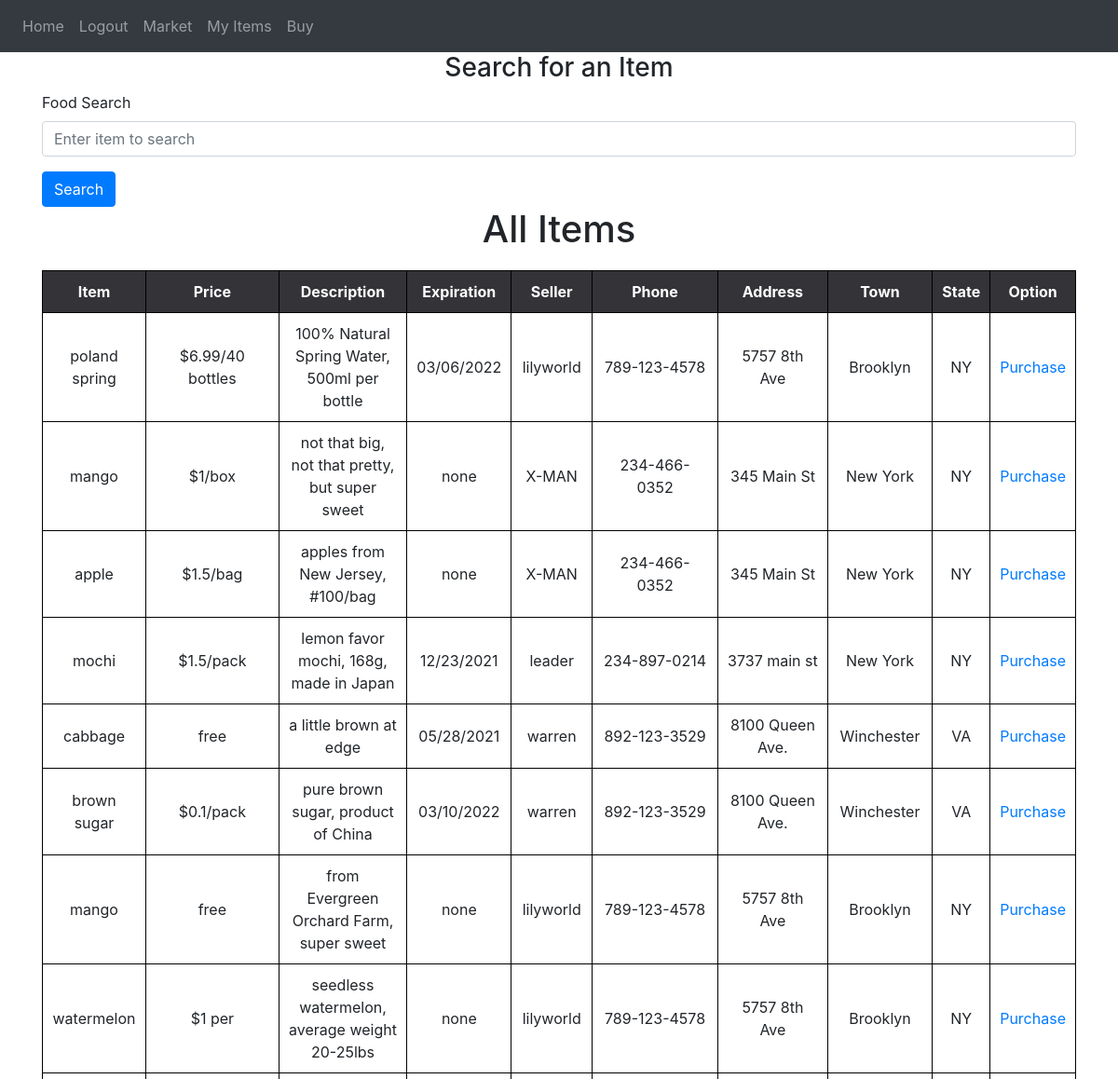
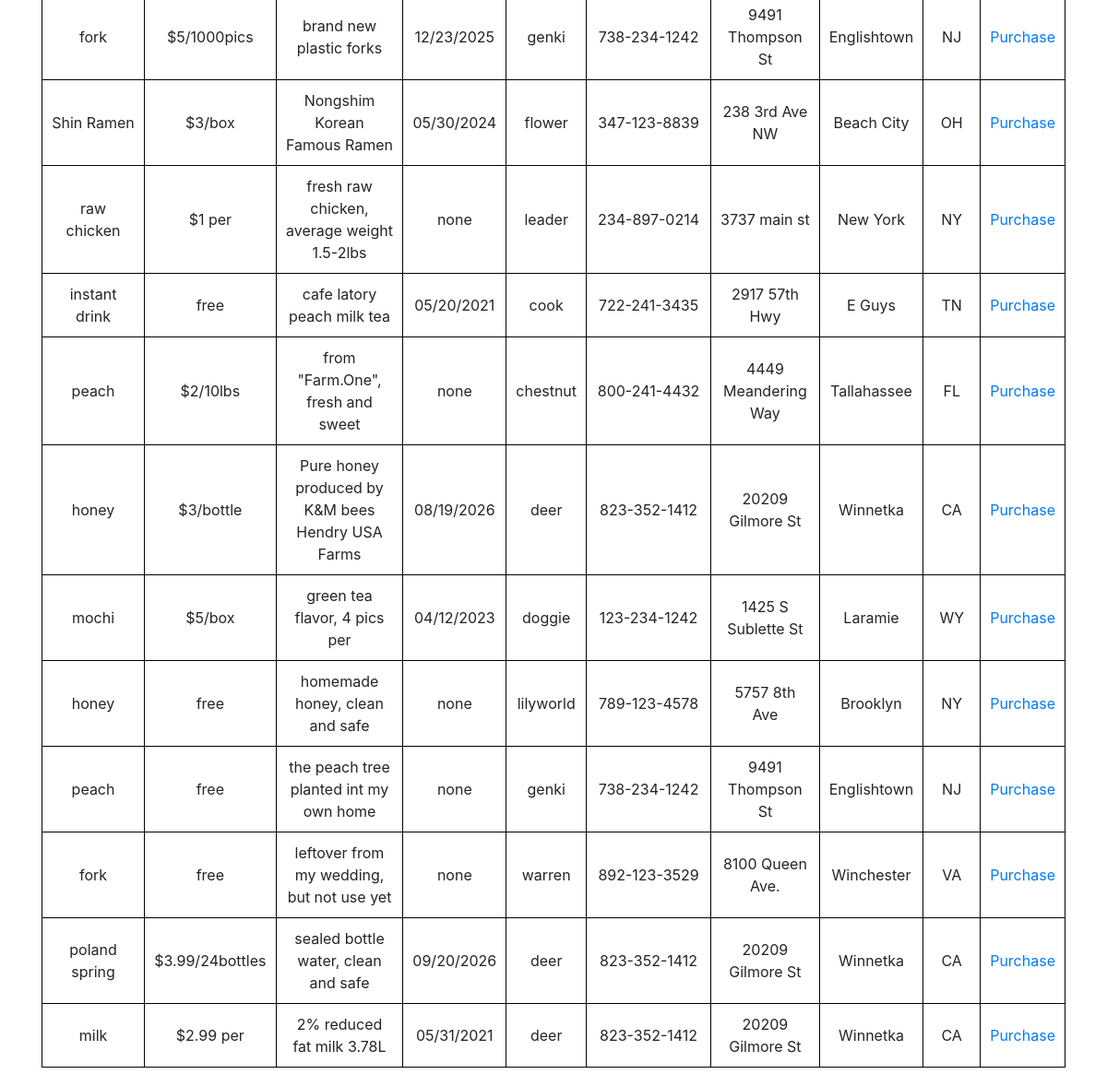
The app's page /market (signed in) with its own data (2 pictures, top to bottom).
### website/models.py (models this page shows)
class Item(db.Model):
    id = db.Column(db.Integer, primary_key=True)
    food = db.Column(db.String(100))
    price = db.Column(db.String(30))
    description = db.Column(db.String(600))
    expiration = db.Column(db.String(30))
    user_name = db.Column(db.String(100), db.ForeignKey('user.user_name'))

class User(db.Model, UserMixin):
    id = db.Column(db.Integer, primary_key=True)
    user_name = db.Column(db.String(100), unique=True)
    password = db.Column(db.String(100))
    address = db.Column(db.String(300))
    zipcode = db.Column(db.String(20))
    phone = db.Column(db.String(20))
    seller = db.relationship('Seller')  # seller table
    buyer = db.relationship('Buyer')  # access user's credit/debit card
    items = db.relationship('Item')  # accesss user's items for sale
    cart = db.relationship('Cart')  # access user's cart
    location = db.relationship('Location')  # link to zipcode's state and town

class Location(db.Model):
    town = db.Column(db.String(100))
    state = db.Column(db.String(100))
    zipcode = db.Column(db.Integer, db.ForeignKey(
        'user.zipcode'), primary_key=True)

### website/views.py (the view, shortened to what this page needs)
@views.route('/market', methods=['GET', 'POST'])
@login_required
def market():
    result = db.session.execute(
        'SELECT I.id, I.food, I.price, I.description, I.expiration, U.user_name, U.address, U.zipcode, U.phone, L.town, L.state FROM Location AS L JOIN User AS U JOIN Item AS I WHERE U.zipcode = L.zipcode AND I.user_name = U.user_name')
    my_stuff = Item.query.filter_by(user_name=current_user.user_name)
    return render_template("market.html", user=current_user, seller=result, my_stuff=my_stuff)

### website/__init__.py (called while the page is built)
def create_app():
    app = Flask(__name__)
    app.config['SECRET_KEY'] = 'slkdjfdkjfh'
    app.config['SQLALCHEMY_DATABASE_URI'] = f'sqlite:///{DB_NAME}'
    db.init_app(app)
    from .views import views
    from .auth import auth
    app.register_blueprint(views, url_prefix='/')
    app.register_blueprint(auth, url_prefix='/')
    from .models import User, Item, Buyer, Seller, Cart, Location
    create_database(app)
    login_manager = LoginManager()
    login_manager.login_view = 'auth.login'
    login_manager.init_app(app)
    @login_manager.user_loader
    def load_user(id): #okay, we do it by username, right, since we can search both tables
        return User.query.get(int(id))  # look for user based on id
    return app

### website/templates/market.html (shortened to what this page needs)
{% extends "base.html" %}
{% block content %}
<form method="POST">
    <h3 align="center">Search for an Item</h3>
    <div class="form-group">
    <label for="searchfood">Food Search</label>
    <input
      type="text"
      class="form-control"
      id="searchfood"
      name="searchfood"
      placeholder="Enter item to search"
    />
    </div>
    <button type="submit" class="btn btn-primary">Search</button>
</form>
{% if searchresults %}
<div class="searchpage">
    <h1 style="text-align: center">Search Results</h1>
    <table>
        <tr>
            <th>Item</th>
            <th>Price</th>
            <th>Description</th>
            <th>Expiration</th>
            <th>Seller</th>
            <th class="w">Phone</th>
            <th>Address</th>
            <th>Town</th>
            <th>State</th>
            <th>Option</th>
        </tr>
        {% for searchresult in searchresults %}
        <tr>
            <td>{{ searchresult.food }}</td>
            <td>{{ searchresult.price }}</td>
            <td>{{ searchresult.description }}</td>
            <td>{{ searchresult.expiration }}</td>
            <td>{{ searchresult.user_name }}</td>
            <td class="w">{{ searchresult.phone }}</td>
            <td>{{ searchresult.address }}</td>
            <td>{{ searchresult.town }}</td>
            <td>{{ searchresult.state }}</td>
            <td>
                <a href="/purchase/{{searchresult.id}}">Purchase</a>
            </td>
        </tr>
        {% endfor %}
    </table>
</div>
{% else %}
<div class="allitems">
    <h1 style="text-align: center">All Items</h1>
    <table>
        <tr>
            <th>Item</th>
            <th>Price</th>
            <th>Description</th>
            <th>Expiration</th>
            <th>Seller</th>
            <th class="w">Phone</th>
            <th>Address</th>
            <th>Town</th>
            <th>State</th>
            <th>Option</th>
        </tr>
        {% for seller in seller %}
        <tr>
            <td>{{ seller.food  }}</td>
            <td>{{ seller.price  }}</td>
            <td>{{ seller.description }}</td>
            <td>{{ seller.expiration }}</td>
            <td>{{ seller.user_name  }}</td>
            <td class="w">{{ seller.phone  }}</td>
            <td>{{ seller.address }}</td>
            <td>{{ seller.town }}</td>
            <td>{{ seller.state }}</td>
            <td>
                <a href="/purchase/{{seller.id}}">Purchase</a>
            </td>
        </tr>
        {% endfor %}
    </table>
</div>
{% endif %}
{% endblock %}

### website/templates/base.html (shortened to what this page needs)
<!DOCTYPE html>
<html>
  <head>
    <link
      rel="stylesheet"
      href="https://stackpath.bootstrapcdn.com/bootstrap/4.4.1/css/bootstrap.min.css"
    />
    <link
      rel="stylesheet"
      href="https://stackpath.bootstrapcdn.com/font-awesome/4.7.0/css/font-awesome.min.css"
    />
  </head>
  <body>
    <nav class="navbar navbar-expand-lg navbar-dark bg-dark">
      <div class="collapse navbar-collapse" id="navbar">
        <div class="navbar-nav">
          {% if user.is_authenticated %}
          <a class="nav-item nav-link" id="home" href="/">Home</a>
          <a class="nav-item nav-link" id="logout" href="/logout">Logout</a>
          <a class="nav-item nav-link" id="market" href="/market">Market</a>
          <a class="nav-item nav-link" id="items" href="/items">My Items</a>
          <a class="nav-item nav-link" id="market" href="/buy">Buy</a>
          {% else %}
          <a class="nav-item nav-link" id="login" href="/login">Login</a>
          <a class="nav-item nav-link" id="signUp" href="/sign-up">Sign Up</a>
          <a class="nav-item nav-link" id="about" href="/about">About</a>
          {% endif %}
        </div>
      </div>
    </nav>
    <div class="container">{% block content %} {% endblock %}</div>
  </body>
</html>

### website/static/lgin.css (style rules this page uses)
* { margin: 0; padding: 0; }
body { background: #e9eaea; font-family: roboto; user-select: none; }
.container { width: 450px; margin: 30px auto; }
.btn { width: 100%; background: #34b3a0; height: 60px; text-align: center; line-height: 60px; text-transform: uppercase; color: #fff; font-weight: bold; letter-spacing: 1px; cursor: pointer; margin-bottom: 30px; }

### website/static/style.css (style rules this page uses)
body { font-family: "Open Sans", sans-serif; overflow-x: hidden; color: #444444; background-color: white; }
a { color: #2487ce; }
h1, h2, h3, h4, h5, h6 { font-family: "Poppins", sans-serif; }
h3 { font-family: "Poppins", sans-serif; font-weight: bold; }

### website/templates/market.html (style rules this page uses)
table { width: 100%; margin: 20px auto; table-layout: auto; }
th { background-color:#333338; Color:white; }
table, td, th { border-collapse: collapse; }
th, td { padding: 10px; border:1px solid black; text-align: center; }
.w { width: 135px; }

### records on screen
Item: food "poland spring", price "$6.99/40 bottles", description "100% Natural Spring Water, 500ml per bottle", expiration "03/06/2022", user_name "lilyworld", phone "789-123-4578", address "5757 8th Ave", town "Brooklyn", state "NY"
Item: food "mango", price "$1/box", description "not that big, not that pretty, but super sweet", expiration "none", user_name "X-MAN", phone "234-466-0352", address "345 Main St", town "New York", state "NY"
Item: food "apple", price "$1.5/bag", description "apples from New Jersey, #100/bag", expiration "none", user_name "X-MAN", phone "234-466-0352", address "345 Main St", town "New York", state "NY"
Item: food "mochi", price "$1.5/pack", description "lemon favor mochi, 168g, made in Japan", expiration "12/23/2021", user_name "leader", phone "234-897-0214", address "3737 main st", town "New York", state "NY"
Item: food "cabbage", price "free", description "a little brown at edge", expiration "05/28/2021", user_name "warren", phone "892-123-3529", address "8100 Queen Ave.", town "Winchester", state "VA"
Item: food "brown sugar", price "$0.1/pack", description "pure brown sugar, product of China", expiration "03/10/2022", user_name "warren", phone "892-123-3529", address "8100 Queen Ave.", town "Winchester", state "VA"
Item: food "mango", price "free", description "from Evergreen Orchard Farm, super sweet", expiration "none", user_name "lilyworld", phone "789-123-4578", address "5757 8th Ave", town "Brooklyn", state "NY"
Item: food "watermelon", price "$1 per", description "seedless watermelon, average weight 20-25lbs", expiration "none", user_name "lilyworld", phone "789-123-4578", address "5757 8th Ave", town "Brooklyn", state "NY"
Item: food "fork", price "$5/1000pics", description "brand new plastic forks", expiration "12/23/2025", user_name "genki", phone "738-234-1242", address "9491 Thompson St", town "Englishtown", state "NJ"
Item: food "Shin Ramen", price "$3/box", description "Nongshim Korean Famous Ramen", expiration "05/30/2024", user_name "flower", phone "347-123-8839", address "238 3rd Ave NW", town "Beach City", state "OH"
Item: food "raw chicken", price "$1 per", description "fresh raw chicken, average weight 1.5-2lbs", expiration "none", user_name "leader", phone "234-897-0214", address "3737 main st", town "New York", state "NY"
Item: food "instant drink", price "free", description "cafe latory peach milk tea", expiration "05/20/2021", user_name "cook", phone "722-241-3435", address "2917 57th Hwy", town "E Guys", state "TN"
Item: food "peach", price "$2/10lbs", description "from \"Farm.One\", fresh and sweet", expiration "none", user_name "chestnut", phone "800-241-4432", address "4449 Meandering Way", town "Tallahassee", state "FL"
Item: food "honey", price "$3/bottle", description "Pure honey produced by K&M bees Hendry USA Farms", expiration "08/19/2026", user_name "deer", phone "823-352-1412", address "20209 Gilmore St", town "Winnetka", state "CA"
Item: food "mochi", price "$5/box", description "green tea flavor, 4 pics per", expiration "04/12/2023", user_name "doggie", phone "123-234-1242", address "1425 S Sublette St", town "Laramie", state "WY"
Item: food "honey", price "free", description "homemade honey, clean and safe", expiration "none", user_name "lilyworld", phone "789-123-4578", address "5757 8th Ave", town "Brooklyn", state "NY"
Item: food "peach", price "free", description "the peach tree planted int my own home", expiration "none", user_name "genki", phone "738-234-1242", address "9491 Thompson St", town "Englishtown", state "NJ"
Item: food "fork", price "free", description "leftover from my wedding, but not use yet", expiration "none", user_name "warren", phone "892-123-3529", address "8100 Queen Ave.", town "Winchester", state "VA"
Item: food "poland spring", price "$3.99/24bottles", description "sealed bottle water, clean and safe", expiration "09/20/2026", user_name "deer", phone "823-352-1412", address "20209 Gilmore St", town "Winnetka", state "CA"
Item: food "milk", price "$2.99 per", description "2% reduced fat milk 3.78L", expiration "05/31/2021", user_name "deer", phone "823-352-1412", address "20209 Gilmore St", town "Winnetka", state "CA"
